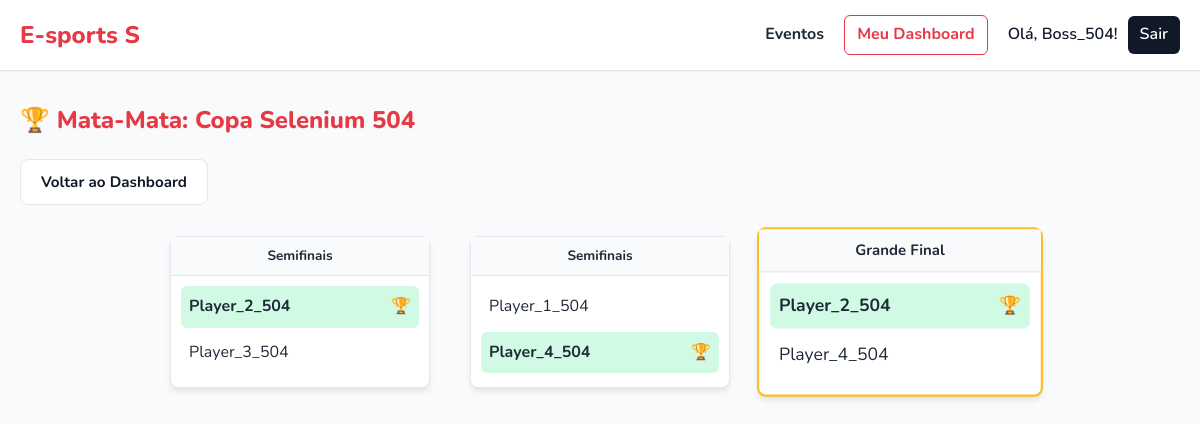
/evento/chaves/1 (signed in), run on the app's committed database.
### app_build/models.py (models this page shows)
class Evento(db.Model):
    id = db.Column(db.Integer, primary_key=True)
    nome = db.Column(db.String(100), nullable=False)
    jogo = db.Column(db.String(100))
    data = db.Column(db.Date, nullable=True)
    horario = db.Column(db.Time, nullable=True)
    descricao = db.Column(db.Text, nullable=True)
    link_externo = db.Column(db.String(200), nullable=True)
    limite_jogadores = db.Column(db.Integer)
    faixa_etaria = db.Column(db.String(50))
    local = db.Column(db.String(100))
    status = db.Column(db.String(50), nullable=False, default='Ativo')
    fase_atual = db.Column(db.String(50), default='Classificatoria')
    vagas_mata_mata = db.Column(db.Integer, default=4)
    organizador_id = db.Column(db.Integer, db.ForeignKey('organizador.id'), nullable=False)
    organizador = db.relationship('Organizador', backref=db.backref('eventos', lazy=True))

class Partida(db.Model):
    id = db.Column(db.Integer, primary_key=True)
    evento_id = db.Column(db.Integer, db.ForeignKey('evento.id'), nullable=False)
    jogador1_id = db.Column(db.Integer, db.ForeignKey('jogador.id'), nullable=True)
    jogador2_id = db.Column(db.Integer, db.ForeignKey('jogador.id'), nullable=True)
    vencedor_id = db.Column(db.Integer, db.ForeignKey('jogador.id'), nullable=True)
    rodada = db.Column(db.String(50))
    ordem = db.Column(db.Integer)
    proxima_partida_id = db.Column(db.Integer, db.ForeignKey('partida.id'), nullable=True)
    jogador1 = db.relationship('Jogador', foreign_keys=[jogador1_id])
    jogador2 = db.relationship('Jogador', foreign_keys=[jogador2_id])
    vencedor = db.relationship('Jogador', foreign_keys=[vencedor_id])
    evento = db.relationship('Evento', backref=db.backref('partidas', lazy=True))
    proxima_partida = db.relationship('Partida', remote_side=[id])

class Jogador(db.Model):
    id = db.Column(db.Integer, primary_key=True)
    nome = db.Column(db.String(100), unique=True, nullable=False)
    email = db.Column(db.String(100), unique=True, nullable=False)
    senha = db.Column(db.String(200), nullable=False)
    telefone = db.Column(db.String(20))
    idade = db.Column(db.Integer)

### app_build/app.py (the view)
@app.route('/evento/chaves/<int:id>')
@login_required
def visualizar_chaves(id):
    e = Evento.query.get_or_404(id)
    partidas = Partida.query.filter_by(evento_id=id).order_by(Partida.id.desc()).all()
    return render_template('chaves.html', evento=e, partidas=partidas, user_session=session)

### app_build/app.py (called while the page is built)
def login_required(f):
    @wraps(f)
    def decorated_function(*args, **kwargs):
        if 'user_id' not in session:
            flash("Você precisa estar logado.", "error")
            return redirect(url_for('login'))
        return f(*args, **kwargs)
    return decorated_function

### app_build/templates/chaves.html (shortened to what this page needs)
{% extends 'base.html' %}
{% block content %}
    <div class="detalhe-header">
        <h2>🏆 Mata-Mata: {{ evento.nome }}</h2>
        <a href="{{ url_for('dashboard') }}" class="btn btn-secondary">Voltar ao Dashboard</a>
    </div>
    <div class="bracket-container">
        {% if not partidas %}
            <p>Chaves ainda não geradas.</p>
        {% else %}
            <div class="bracket-grid">
                {% for p in partidas %}
                    <div class="match-card {% if 'Final' in p.rodada and 'Semi' not in p.rodada %}match-final{% endif %}">
                        <div class="match-header">{{ p.rodada }}</div>
                        <div class="match-players">
                            <div class="player-row {% if p.vencedor_id == p.jogador1_id %}winner{% endif %}">
                                <span>{{ p.jogador1.nome if p.jogador1 else '---' }}</span>
                                {% if p.vencedor_id == p.jogador1_id %}🏆{% endif %}
                            </div>
                            <div class="player-row {% if p.vencedor_id == p.jogador2_id %}winner{% endif %}">
                                <span>{{ p.jogador2.nome if p.jogador2 else '---' }}</span>
                                {% if p.vencedor_id == p.jogador2_id %}🏆{% endif %}
                            </div>
                        </div>
                    </div>
                {% endfor %}
            </div>
        {% endif %}
    </div>
{% endblock %}

### app_build/templates/base.html (shortened to what this page needs)
<!DOCTYPE html>
<html lang="pt-br">
<head>
    <link rel="stylesheet" href="{{ url_for('static', filename='css/style.css') }}">
</head>
<body>
    <header class="header-internal">
        <div class="container">
            <a href="{{ url_for('index') }}" class="logo">E-sports S</a>
            <nav>
                <a href="{{ url_for('lista_eventos') }}">Eventos</a>
                {% if session.user_id %}
                    {% if session.user_type == 'organizador' %}
                        <a href="{{ url_for('dashboard') }}" class="nav-dashboard-link">Meu Dashboard</a>
                    {% endif %}
                    <span class="nav-welcome">Olá, {{ session.user_name }}!</span>
                    <a href="{{ url_for('logout') }}" class="btn-logout">Sair</a>
                {% else %}
                    <a href="{{ url_for('login') }}" class="btn-login-nav">Login</a>
                {% endif %}
            </nav>
        </div>
    </header>
    <main>
        <div class="container">
            {% block content %}{% endblock %}
        </div>
    </main>
</body>
</html>

### app_build/static/css/style.css (style rules this page uses)
:root { --cor-principal: #E63946; --cor-principal-dark: #c9303c; --cor-fundo: #F9FAFB; --cor-card: #FFFFFF; --cor-texto: #1F2937; --cor-borda: #E5E7EB; --cor-destaque: #111827; --sombra: 0 4px 6px -1px rgba(0, 0, 0, 0.1); --sombra-hover: 0 10px 15px -3px rgba(0, 0, 0, 0.1); }
* { margin: 0; padding: 0; box-sizing: border-box; }
body { font-family: 'Nunito', sans-serif; background-color: var(--cor-fundo); color: var(--cor-texto); line-height: 1.6; }
.container { max-width: 1200px; margin: 0 auto; padding: 0 20px; }
h1, h2, h3 { font-weight: 800; color: var(--cor-principal); margin-bottom: 20px; }
.header-home, header.header-internal { background: var(--cor-card); border-bottom: 1px solid var(--cor-borda); padding: 15px 0; margin-bottom: 30px; box-shadow: 0 1px 2px rgba(0,0,0,0.05); }
.header-home .container, header.header-internal .container { display: flex; justify-content: space-between; align-items: center; }
.logo-home, .logo { font-size: 1.5rem; font-weight: 800; color: var(--cor-principal); text-decoration: none; display: inline-block; transition: transform 0.2s ease; }
nav { display: flex; align-items: center; }
nav a { color: var(--cor-texto); text-decoration: none; font-weight: 700; margin-left: 20px; transition: color 0.2s; }
.nav-welcome { margin-left: 20px; color: var(--cor-destaque); font-weight: 600; }
.nav-dashboard-link { color: var(--cor-principal); border: 1px solid var(--cor-principal); padding: 6px 12px; border-radius: 6px; display: inline-block; }
.btn { display: inline-block; padding: 10px 20px; border: none; border-radius: 8px; font-weight: 700; font-size: 0.95rem; text-decoration: none; cursor: pointer; transition: all 0.2s ease; text-align: center; }
.btn-secondary { background-color: #fff; color: var(--cor-destaque); border: 1px solid var(--cor-borda); }
.btn-logout { background: var(--cor-destaque); color: #fff !important; font-weight: 600; text-decoration: none; padding: 6px 12px; border-radius: 6px; margin-left: 10px; display: inline-block; }
.bracket-container { padding: 30px 0; overflow-x: auto; }
.bracket-grid { display: flex; gap: 40px; align-items: center; justify-content: center; }
.match-card { background: #fff; border: 1px solid var(--cor-borda); border-radius: 8px; width: 260px; box-shadow: var(--sombra); display: flex; flex-direction: column; position: relative; }
.match-final { border: 2px solid #fbbf24; transform: scale(1.1); z-index: 10; }
.match-header { background: #f9fafb; padding: 8px; text-align: center; font-weight: 700; border-bottom: 1px solid var(--cor-borda); font-size: 0.85rem; }
.match-players { padding: 10px; }
.player-row { display: flex; justify-content: space-between; padding: 8px; border-radius: 6px; margin-bottom: 4px; align-items: center; }
.player-row.winner { background-color: #d1fae5; font-weight: 700; }

### data on the page
Evento: nome "Copa Selenium 504"
Partida: rodada "Semifinais", jogador1 "Player_2_504", jogador2 "Player_3_504"
Partida: rodada "Semifinais", jogador1 "Player_1_504", jogador2 "Player_4_504"
Partida: rodada "Grande Final", jogador1 "Player_2_504", jogador2 "Player_4_504"

### other printed values
{{ session.user_name }} "Boss_504"
